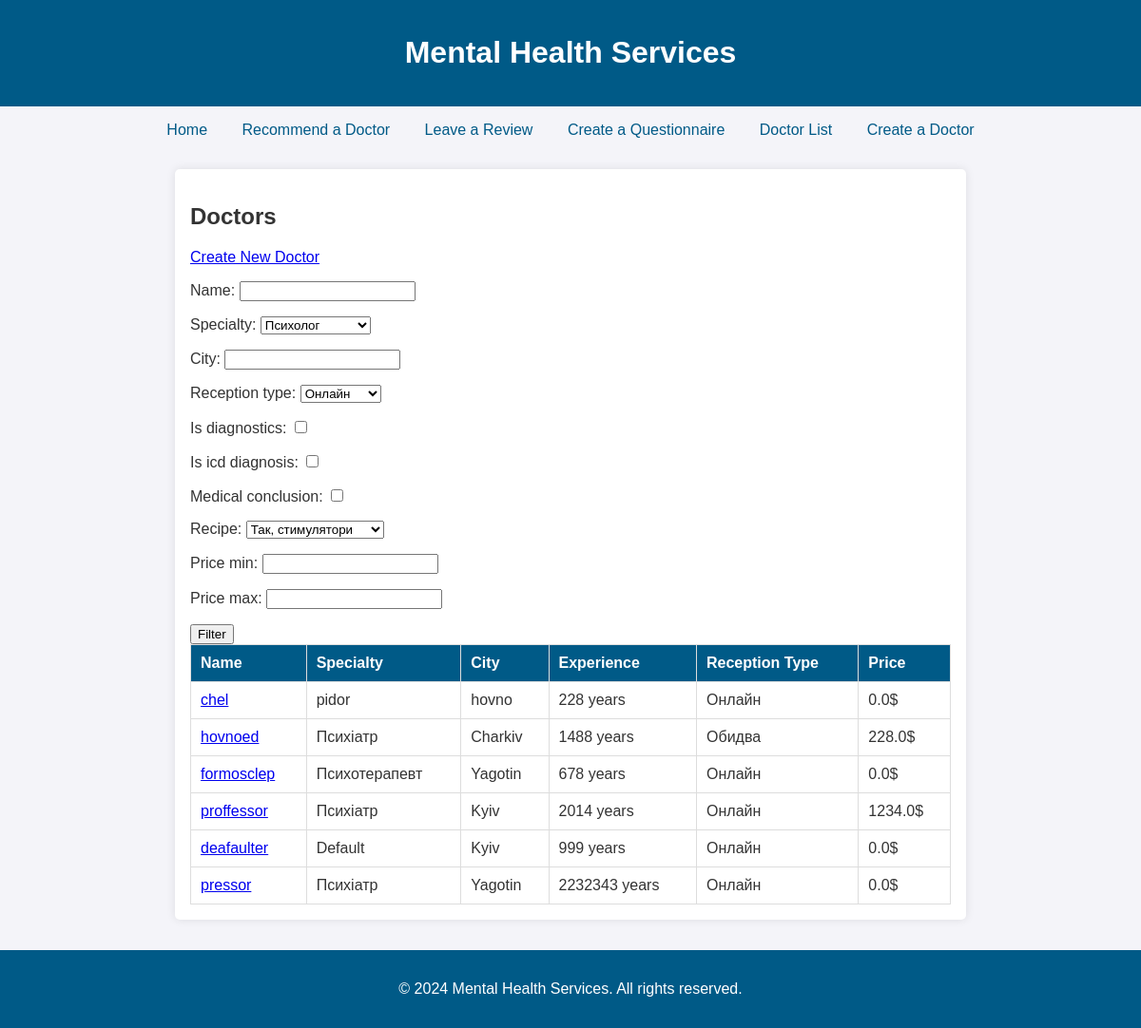
The app's page /doctors/ with its own data.
### doctors/models.py (models this page shows, shortened)
class Doctor(models.Model):
    SPECIALIST_TYPE_CHOICES = [
        ('PSI1', 'Психолог'),
        ('PSI2', 'Психотерапевт'),
        ('PSI3', 'Психіатр'),
        ('DEF', 'Default')
    ]
    RECEPTION_TYPE_CHOICES = [
        ('ON', 'Онлайн'),
        ('OFF', 'Оффлайн'),
        ('BTH', 'Обидва')
    ]
    RECIPE_CHOICES = [
        ('STEM', 'Так, стимулятори'),
        ('NSTEM', 'Так, нестимулятори'),
        ('NO', 'Ні'),
    ]
    name = models.CharField(max_length=100)
    experience_years = models.IntegerField()
    description = models.TextField()
    approved = models.BooleanField(default=False)
    specialty = models.CharField(max_length=100, choices=SPECIALIST_TYPE_CHOICES, default='DEF')
    city = models.CharField(max_length=255, default='Kyiv')
    reception_type = models.CharField(max_length=100, choices=RECEPTION_TYPE_CHOICES, default='ON')
    is_diagnostics = models.BooleanField(default=False)
    is_icd_diagnosis = models.BooleanField(default=False)
    medical_conclusion = models.BooleanField(default=False)
    recipe = models.CharField(max_length=100, choices=RECIPE_CHOICES, default='NO')
    price = models.FloatField(default=0)

### doctors/views.py (the view, shortened to what this page needs)
# urls.py: path('doctors/', views.doctor_list, name='doctor_list'),
def doctor_list(request):
    form = DoctorFilterForm(request.GET or None)
    doctors = Doctor.objects.all()
    return render(request, 'doctor_list.html', {'doctors': doctors, 'form': form})

### doctors/forms.py
class DoctorFilterForm(forms.Form):
    name = forms.CharField(required=False)
    specialty = forms.ChoiceField(choices=Doctor.SPECIALIST_TYPE_CHOICES, required=False)
    city = forms.CharField(required=False)
    reception_type = forms.ChoiceField(choices=Doctor.RECEPTION_TYPE_CHOICES, required=False)
    is_diagnostics = forms.BooleanField(required=False)
    is_icd_diagnosis = forms.BooleanField(required=False)
    medical_conclusion = forms.BooleanField(required=False)
    recipe = forms.ChoiceField(choices=Doctor.RECIPE_CHOICES, required=False)
    price_min = forms.FloatField(required=False)
    price_max = forms.FloatField(required=False)

### doctors/templates/doctor_list.html (shortened to what this page needs)
{% extends 'base.html' %}
{% block content %}
    <h2>Doctors</h2>
    <a href="{% url 'create_doctor' %}">Create New Doctor</a>
    <form method="get">
        {{ form.as_p }}
        <button type="submit">Filter</button>
    </form>
    <table>
        <thead>
            <tr>
                <th>Name</th>
                <th>Specialty</th>
                <th>City</th>
                <th>Experience</th>
                <th>Reception Type</th>
                <th>Price</th>
            </tr>
        </thead>
        <tbody>
            {% for doctor in doctors %}
            <tr>
                <td><a href="{% url 'doctor_detail' doctor.pk %}">{{ doctor.name }}</a></td>
                <td>{{ doctor.get_specialty_display }}</td>
                <td>{{ doctor.city }}</td>
                <td>{{ doctor.experience_years }} years</td>
                <td>{{ doctor.get_reception_type_display }}</td>
                <td>{{ doctor.price }}$</td>
            </tr>
            {% endfor %}
        </tbody>
    </table>
{% endblock %}

### doctors/templates/base.html (shortened to what this page needs)
<!DOCTYPE html>
<html>
<head>
</head>
<body>
    <div class="header">
        <h1>Mental Health Services</h1>
    </div>
    <div class="nav">
        <ul>
            <li><a href="{% url 'home' %}">Home</a></li>
            <li><a href="{% url 'recommend_doctor' %}">Recommend a Doctor</a></li>
            <li><a href="{% url 'leave_review' %}">Leave a Review</a></li>
            <li><a href="{% url 'create_questionnaire' %}">Create a Questionnaire</a></li>
            <li><a href="{% url 'doctor_list' %}">Doctor List</a></li>
            <li><a href="{% url 'create_doctor' %}">Create a Doctor</a></li>
        </ul>
    </div>
    <div class="container">
        {% block content %}{% endblock %}
    </div>
    <div class="footer">
        <p>&copy; 2024 Mental Health Services. All rights reserved.</p>
    </div>
</body>
</html>

### doctors/templates/base.html (style rules this page uses)
body { font-family: Arial, sans-serif; margin: 0; padding: 0; background-color: #f4f4f9; color: #333; }
.header, .footer { background-color: #005a87; color: white; padding: 1rem; text-align: center; }
.nav { text-align: center; margin-bottom: 1rem; }
.nav ul { list-style-type: none; padding: 0; }
.nav ul li { display: inline; margin: 0 1rem; }
.nav ul li a { color: #005a87; text-decoration: none; }
.container { max-width: 800px; margin: 2rem auto; padding: 1rem; background-color: white; border-radius: 5px; box-shadow: 0 0 10px rgba(0, 0, 0, 0.1); }
table { width: 100%; border-collapse: collapse; }
table, th, td { border: 1px solid #ddd; }
th, td { padding: 10px; text-align: left; }
th { background-color: #005a87; color: white; }

### records on screen
Doctor: name "chel", specialty "pidor", city "hovno", experience_years "228", reception_type "Онлайн", price "0.0"
Doctor: name "hovnoed", specialty "Психіатр", city "Charkiv", experience_years "1488", reception_type "Обидва", price "228.0"
Doctor: name "formosclep", specialty "Психотерапевт", city "Yagotin", experience_years "678", reception_type "Онлайн", price "0.0"
Doctor: name "proffessor", specialty "Психіатр", city "Kyiv", experience_years "2014", reception_type "Онлайн", price "1234.0"
Doctor: name "deafaulter", specialty "Default", city "Kyiv", experience_years "999", reception_type "Онлайн", price "0.0"
Doctor: name "pressor", specialty "Психіатр", city "Yagotin", experience_years "2232343", reception_type "Онлайн", price "0.0"
